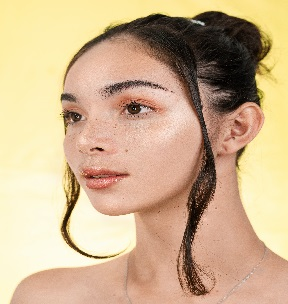
#> input picture 1.jpg, 288 x 304 px
$ python face_detection.py
#> lines starting #> are read from the running program, lines starting #| are printed output that depends on the picture; after the words box and inside, x2 and y2 are one past the last pixel; in counts of white or black regions, pixels touching at a corner belong together
import cv2

#классификатор
face_cascade = cv2.CascadeClassifier('haarcascade_frontalface_default.xml')

image = cv2.imread('1.jpg')
#> image is the input picture: shape (304, 288, 3); mean B, G, R 142, 176.7, 204.8

gray_image = cv2.cvtColor(image, cv2.COLOR_BGR2GRAY)
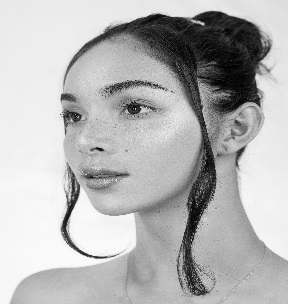
#> gray_image: shape (304, 288); min 0, max 253, mean 181.2

faces = face_cascade.detectMultiScale(gray_image, 1.1, 5)
#> faces = [[18, 40, 177, 177]]

#рисует квадрат
for (x, y, w, h) in faces:
    cv2.rectangle(image, (x,y), (x + w,y + h), (0, 0, 255), 4)
#> this loop made 1 pass
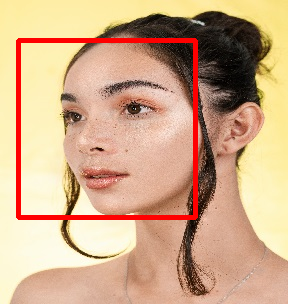
#> image: shape (304, 288, 3); 4.03% of pixels changed, all inside (x1, y1, x2, y2) = (16, 38, 198, 220)

cv2.imshow('Image', image)


cv2.waitKey()


cv2.destroyAllWindows()
